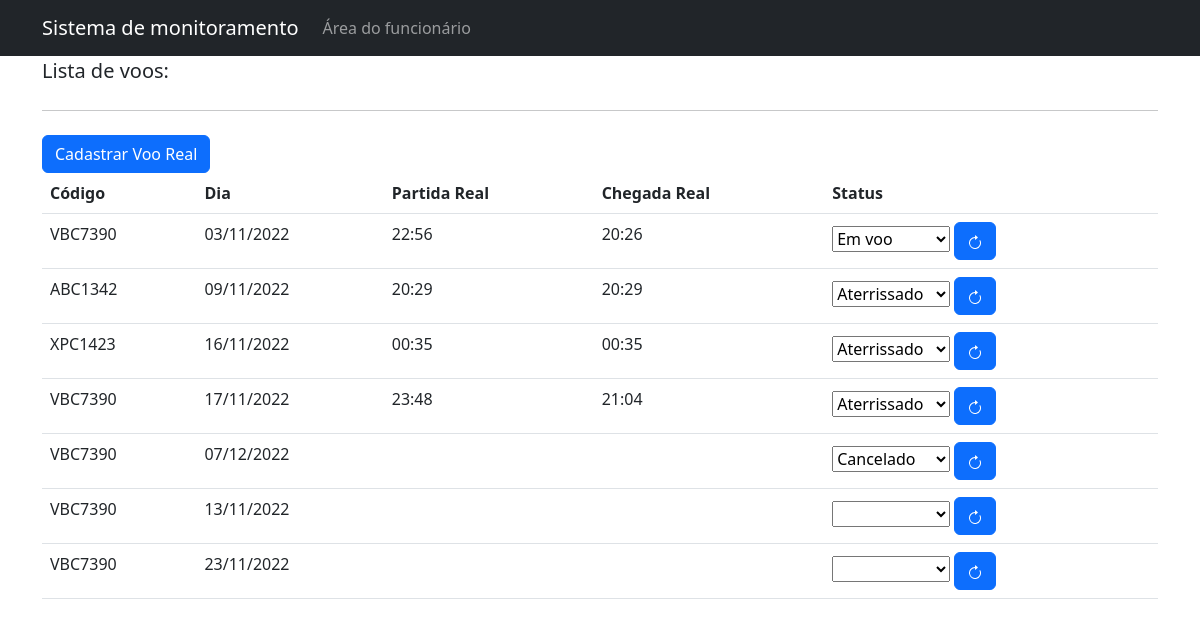
Page /areaDoFuncionario/ (signed in) on the committed database.
### myapp/models.py (models this page shows, shortened)
class VooReal(models.Model):
    status_choices = (
        (0, ""),
        (-1, "Cancelado"),
        (1, "Confirmado"),
        (2, "Embarcando"),
        (3, "Programado"),
        (4, "Taxiando"),
        (5, "Pronto"),
        (6, "Autorizado"),
        (7, "Em voo"),
        (8, "Aterrissado"),
    )
    status_dict = dict(status_choices)
    voo = models.ForeignKey(Voo, on_delete=models.CASCADE)
    dia = models.DateField()
    status = models.IntegerField(choices=status_choices, default=0)
    partida_real = models.TimeField(null=True, blank=True)
    chegada_real = models.TimeField(null=True, blank=True)
    class Meta:
        verbose_name = "Voo Real"
        verbose_name_plural = "Voos Reais"
        constraints = [
            models.UniqueConstraint(fields=["voo", "dia"], name="unique_voo_dia")
        ]

class Voo(models.Model):
    codigo = models.CharField(max_length=10, primary_key=True)
    companhia_aerea = models.CharField(max_length=25)
    origem = models.CharField(max_length=25)
    destino = models.CharField(max_length=25)
    partida_prevista = models.TimeField()
    chegada_prevista = models.TimeField()
    class Meta:
        verbose_name = "Voo"
        verbose_name_plural = "Voos"

### myapp/views.py (the view, shortened to what this page needs)
# urls.py: path("areaDoFuncionario/", myapp_views.areaDoFuncionario),
@permission_required("myapp.change_vooreal", login_url="/login/")
def areaDoFuncionario(request):
    message = ""
    context = {
        "voosReais": VooReal.objects.all(),
        "status_dict": VooReal.status_dict,
        "message": message,
    }
    return render(request, "areaDoFuncionario.html", context)

### template/areaDoFuncionario.html (shortened to what this page needs)
{% load static %}
{% load index %}
<!DOCTYPE html>
<html lang="en">
<head>
    <link rel="stylesheet" href="{% static 'css/bootstrap.min.css' %}">
    <link rel="stylesheet" href="{% static 'fa/css/all.min.css' %}">
</head>
<body>
    <nav class="navbar navbar-expand-lg navbar-dark bg-dark">
        <div class="container">
            <a class="navbar-brand" href="http://127.0.0.1:8000/">Sistema de monitoramento</a>
            <div class="collapse navbar-collapse" id="navbarSupportedContent">
                <ul class="navbar-nav mr-auto">
                    <li class="nav-item active">
                        <a class="nav-link">Área do funcionário</a>
                    </li>
                </ul>
            </div>
        </div>
    </nav>
    <div class="container">
        <div class="jumbotron">
            <p class="lead">Lista de voos:</p>
            <hr class="my-4">
        </div>
    </div>
        <div class="container">
            <div class="jumbotron">
              <a href="/cadastrarVooReal/" class="btn btn-primary">Cadastrar Voo Real</a>
            </div>
        </div>
    <div class="container">
    <div class="jumbotron">
    <table class="table">
        <thead>
          <tr>
            <th scope="col">Código</th>
            <th scope="col">Dia</th>
            <th scope="col">Partida Real</th>
            <th scope="col">Chegada Real</th>
            <th scope="col">Status</th>
          </tr>
        </thead>
        <tbody>
          {% for vooReal in voosReais %}
          <tr>
            <td>{{vooReal.voo.codigo}}</td>
            <td>{{vooReal.dia|date:"SHORT_DATE_FORMAT"}}</td>
            <td>{{vooReal.partida_real|time:"H:i"}}</td>
            <td>{{vooReal.chegada_real|time:"H:i"}}</td>
            <form method="POST" action="/areaDoFuncionario/">
                <td>
                    <div class="form-group">
                        <select class="select" name="status">
                            {% for id, st in status_dict.items %}
                                <option {% if vooReal.status  == id %}selected{% endif %} value={{id}}>{{st}}</option>
                            {% endfor %}
                        </select>
                        <button onclick="atualizaStatus()" type="submit" class="btn btn-primary">
                        </button>
                    </div>
                </td>
            </form>
          </tr>
          {%endfor%}
        </tbody>
    </table>
  </div>
</div>
</body>
</html>

### rows in the picture
VooReal: voo.codigo "VBC7390", dia "03/11/2022", partida_real "22:56", chegada_real "20:26", status "Em voo"
VooReal: voo.codigo "ABC1342", dia "09/11/2022", partida_real "20:29", chegada_real "20:29", status "Aterrissado"
VooReal: voo.codigo "XPC1423", dia "16/11/2022", partida_real "00:35", chegada_real "00:35", status "Aterrissado"
VooReal: voo.codigo "VBC7390", dia "17/11/2022", partida_real "23:48", chegada_real "21:04", status "Aterrissado"
VooReal: voo.codigo "VBC7390", dia "07/12/2022", status "Cancelado"
VooReal: voo.codigo "VBC7390", dia "13/11/2022"
VooReal: voo.codigo "VBC7390", dia "23/11/2022"
